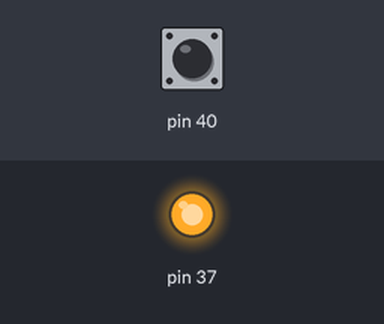
A program run on a simulated Raspberry Pi (header pin numbers). On the bench: output pins drawn as LEDs (lit = HIGH). Dashed ring = blinking. The inputs (shaded band) are chosen by the test bench; at power-on: pin 40 HIGH. The run ends when the program shuts the computer down; what the program prints to the terminal is not drawn. At 1.8 s the program puts the board to deep sleep or switches it off; the recording ends there.

Above: at 1.2 s.
1.3 s: pin 40 pulled LOW for 0.6 s
At 1.75 s:
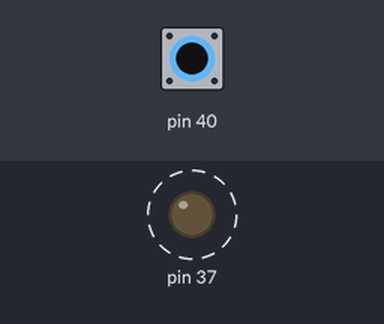
Timing chart, 0 to 1.8 s (numbered marks = the images above; inputs shaded):
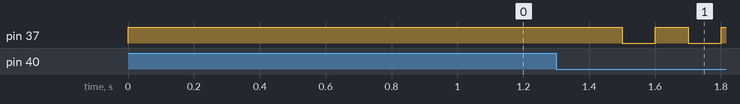

The program:

shutdown.py
```python
# shutdown script for Raspberry Pi
# watch LOW level on pin 5 to enter sleep mode
# status led on pin 7: ON = ready, BLINK = confirm button

import RPi.GPIO as GPIO
import os
import time

# use the pin number as on the raspi board

GPIO.setmode(GPIO.BOARD)

# set pin 7 as output and HIGH, pin 5 is input

GPIO.setup(37, GPIO.OUT)
GPIO.output(37, True)
GPIO.setup(40, GPIO.IN,pull_up_down=GPIO.PUD_UP)

# start the loop for every .5 seconds, waiting for LOW on pin 5
# then 2 short flashes with led to confirm and shutdown to sleep mode

while True:
        if not (GPIO.input(40)):
                GPIO.output(37, False)
                time.sleep(.1)
                GPIO.output(37, True)
                time.sleep(.1)
                GPIO.output(37, False)
                time.sleep(.1)
                GPIO.output(37, True)
                os.system("sudo shutdown -h now")
        time.sleep(.5)
```

Measured:
- after the input at 1.3 s, pin 37: alternates HIGH for 0.10 s and LOW for 0.10 s, starting after 0.20 s
